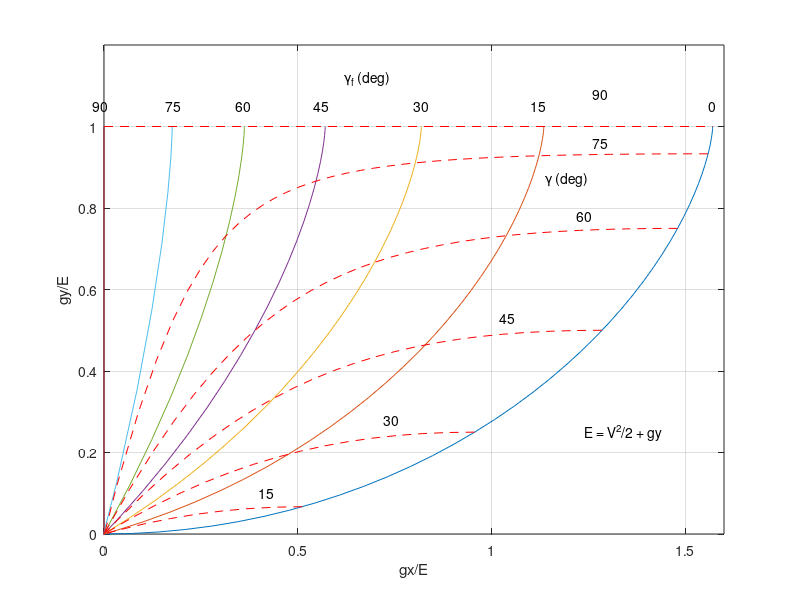
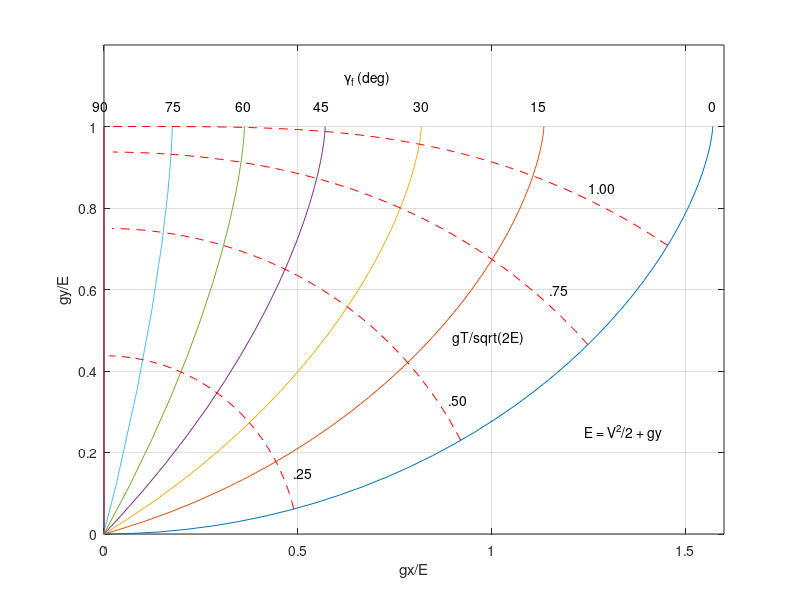

Source code (MATLAB) for these figures, in order: (Note: this script raises an error after producing the figures.)
% Script p7_3_2.m; min time paths to x=0, y=0 with gravity (DP soln
% of Brach. Pb.);                                     12/96, 7/8/02
%
c=pi/180; gaf1=c*[0:15:75]; ga=c*[0:2:90]; un=ones(1,length(ga));
%
figure(1); clf; for i=1:6, gaf=gaf1(i);
 x=((ga-gaf*un+(sin(2*ga)-un*sin(2*gaf))/2))/(cos(gaf))^2;
 y=un-(cos(ga)/cos(gaf)).^2;  plot(x,y); hold on; end;
plot([0 0],[0 1]); axis([0 1.6 0 1.2]); ga1=c*[0:15:75];
gaf=c*[0:2:90]; for i=1:6, ga=ga1(i);
 x=((ga*un-gaf+(un*sin(2*ga)-sin(2*gaf))/2))./(cos(gaf)).^2;
 y=un-(un*cos(ga)./cos(gaf)).^2;  plot(x,y,'r--'); end;
plot([0 pi/2],[1 1],'r--'); grid; hold off; xlabel('gx/E');
ylabel('gy/E'); text(-.03,1.05,'90'); text(.16,1.05,'75');
text(.34,1.05,'60'); text(.54,1.05,'45');
text(.62,1.12,'\gamma_f (deg)'); text(.8,1.05,'30');
text(1.10,1.05,'15'); text(1.56,1.05,'0'); text(1.26,1.08,'90'); 
text(1.14,.87,'\gamma (deg)'); text(1.26,.96,'75');
text(1.22,.78,'60'); text(1.02,.53,'45'); text(.72,.28,1.05,'30');
text(.40,.10,'15'); text(1.24,.25,'E = V^2/2 + gy')
%
ga=c*[0:2:90]; un=ones(1,length(ga));
%
figure(2); clf; for i=1:6, gaf=gaf1(i);
 x=((ga-gaf*un+(sin(2*ga)-un*sin(2*gaf))/2))/(cos(gaf))^2;
 y=un-(cos(ga)/cos(gaf)).^2;  plot(x,y); hold on;end
plot([0 0],[0 1]); axis([0 1.6 0 1.2]);
T=[1:-.25:.25]; for i=1:4,
 gaf=c*[0:2:88]; un=ones(1,length(gaf)); ga=gaf+T(i)*cos(gaf);
 x=((ga-gaf+(sin(2*ga)-sin(2*gaf))/2))./(cos(gaf)).^2;
 y=un-(cos(ga)./cos(gaf)).^2;  plot(x,y,'r--'); end 
hold off; grid; xlabel('gx/E'); ylabel('gy/E');
text(-.03,1.05,'90'); text(.16,1.05,'75'); text(.34,1.05,'60');
text(.54,1.05,'45'); text(.62,1.12,'\gamma_f (deg)'); 
text(.8,1.05,'30'); text(1.10,1.05,'15'); text(1.56,1.05,'0');
text(.9,.48,'gT/sqrt(2E)'); text(1.25,.85,'1.00');
text(1.15,.6,'.75'); text(.89,.33,'.50'); text(.49,.15,'.25');
text(1.24,.25,'E = V^2/2 + gy')
%
% Part (f); example inverse calculation for feedback:
x=.8, y=.4, ga=c*45; gaf=c*30; p=[ga gaf]; optn(1)=1;
p=fsolve('vdp_dp',p,optn,[],x,y); ga=p(1); gaf=p(2);
T=(ga-gaf)/cos(gaf), ga=ga/c, gaf=gaf/c


	

	
